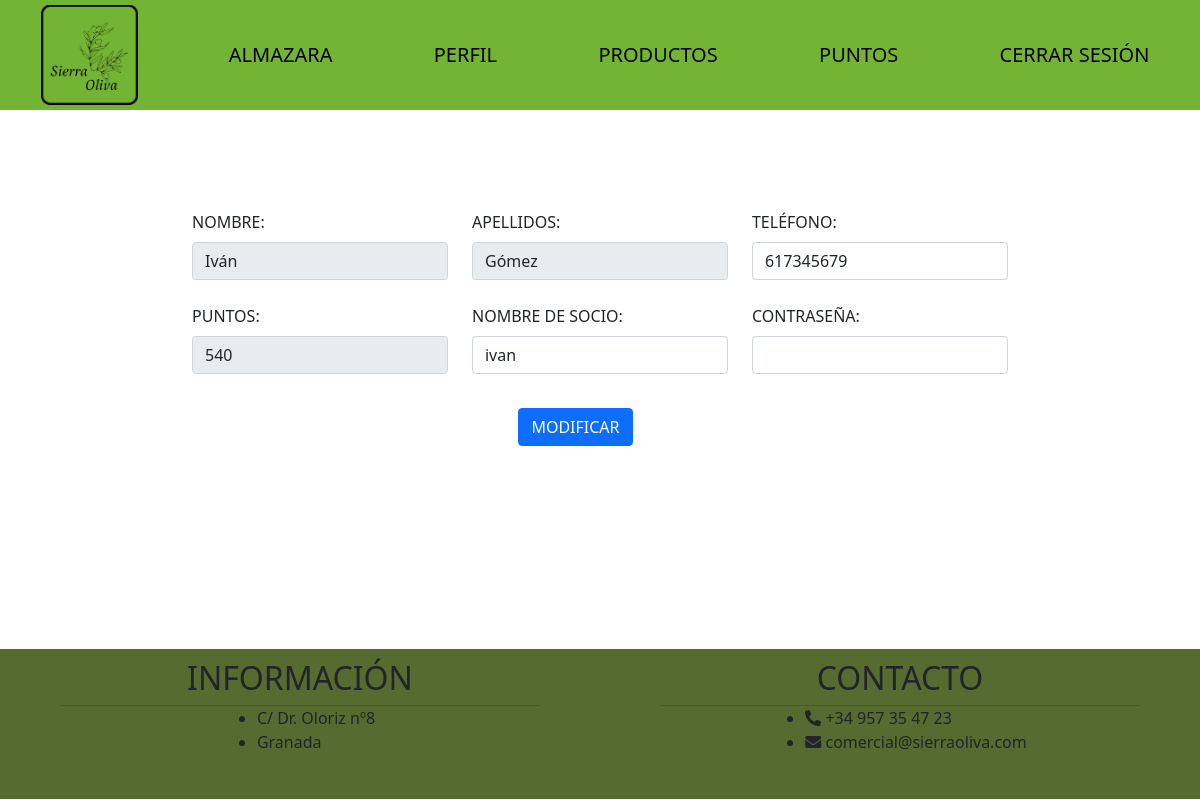
Page /socio/perfil/soc_perfil.php (signed in) on the committed database.
### tables this page shows
CREATE TABLE `socio` (
  `id` bigint(20) NOT NULL,
  `dni` varchar(9) NOT NULL,
  `nombre` varchar(10) NOT NULL,
  `apellidos` varchar(10) NOT NULL,
  `telefono` int(9) NOT NULL,
  `puntos` int(5) NOT NULL,
  `nombre_soc` varchar(50) NOT NULL,
  `contrasena` varchar(50) NOT NULL,
  `activo` varchar(1) NOT NULL
);

### socio/perfil/perfil.php (the view, shortened to what this page needs)
<?php
    function perfil(){
        $con=conectarServidor();
        $datos="select *
                from socio
                where id=$_SESSION[socio]";
        $res=$con->query($datos);
        $fila=$res->fetch_array(MYSQLI_ASSOC);
        echo"
            <div class='container'>
                <form class='row g-4 needs-validation' method='POST' novalidate>
                    <div class='col-md-4'>
                        <label for='nombre' class='form-label'>
                            NOMBRE:
                        </label>
                        <input type='text' class='form-control' id='nombre' name='nombre' value=$fila[nombre] readonly>
                    </div>
                    <div class='col-md-4'>
                        <label for='apellidos' class='form-label'>
                            APELLIDOS:
                        </label>
                        <input type='text' class='form-control' id='apellidos' name='apellidos' value=$fila[apellidos] readonly>
                    </div>
                    <div class='col-md-4'>
                        <label for='telefono' class='form-label'>
                            TELÉFONO:
                        </label>
                        <input type='text' class='form-control' id='telefono' name='telefono' value=$fila[telefono] required>
                    </div>
                    <div class='col-md-4'>
                        <label for='puntos' class='form-label'>
                            PUNTOS:
                        </label>
                        <input type='text' class='form-control' id='puntos' name='puntos' value=$fila[puntos] readonly>
                    </div>
                    <div class='col-md-4'>
                        <label for='nombre_soc' class='form-label'>
                            NOMBRE DE SOCIO:
                        </label>
                        <input type='text' class='form-control' id='nombre_soc' name='nombre_soc' value=$fila[nombre_soc] required>
                    </div>
                    <div class='col-md-4'>
                        <label for='contrasena' class='form-label'>
                            CONTRASEÑA:
                        </label>
                        <input type='password' class='form-control' id='contrasena' name='contrasena'>
                    </div>
                    <div>
                        <button class='btn btn-primary' type='submit' name='modificar' value='modificar'>MODIFICAR</button>
                    </div>
                </form>
            </div>
        ";
    }
?>

### estilos/socio/soc_perfil.css (style rules this page uses)
.container { width: 70%; min-height: calc(100vh - 110px - 227px); margin: auto; margin-top: 100px; }
.container .btn { margin-top: 10px; margin-left: 40%; margin-right: 40%; }

### estilos/todo.css (style rules this page uses)
body { margin: 0px; background-color: #ffffff; }

### rows in the picture
socio: nombre "Iván", apellidos "Gómez", telefono "617345679", puntos "540", nombre_soc "ivan"
